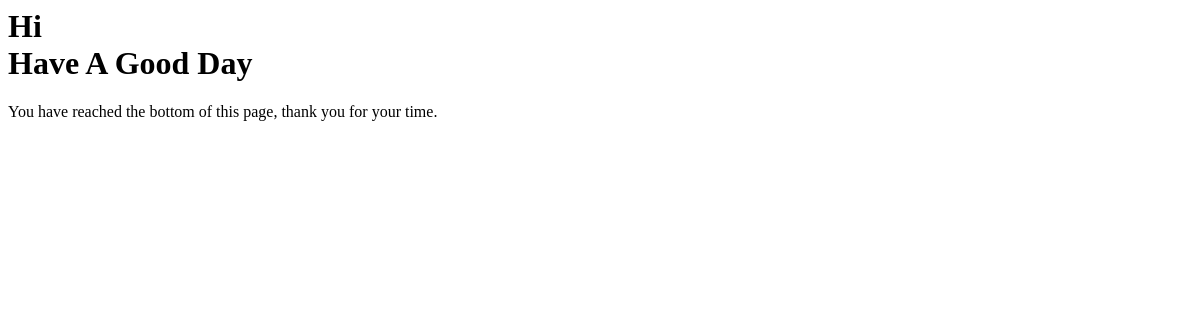
Page /testing/ on the earlier database version.
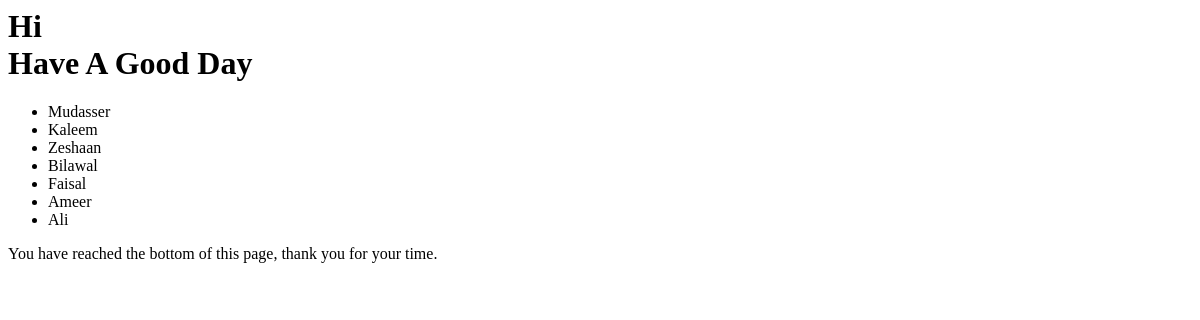
Same page on the later database version.
### members/models.py (models this page shows, shortened)
class Member (models.Model):
    firstname = models.CharField(max_length=255)
    lastname = models.CharField(max_length=255)
    phone = models.IntegerField(null=True)
    joined_date = models.DateField(null=True)

### members/views.py (the view)
# urls.py: path('testing/', views.testing, name='testing'),
def testing(request):
  mymembers = Member.objects.all().values()
  template = loader.get_template('template.html')
  context = {
    'greeting': 1,
    'mymembers': mymembers,
  }
  return HttpResponse(template.render(context, request))

### members/templates/template.html (shortened to what this page needs)
{% if greeting == 1 %}
  <h1>Hi<br>Have A Good Day</h1>
{% endif %}
<ul>
  {% for x in mymembers %}
    <li>{{ x.firstname }}</li>
  {% endfor %}
</ul>
{% include 'footer.html' %}

### members/templates/footer.html
<p>You have reached the bottom of this page, thank you for your time.</p>

Differences in the rows shown:
added Member: firstname "Mudasser"
added Member: firstname "Kaleem"
added Member: firstname "Zeshaan"
added Member: firstname "Bilawal"
added Member: firstname "Faisal"
added Member: firstname "Ameer"
added Member: firstname "Ali"
